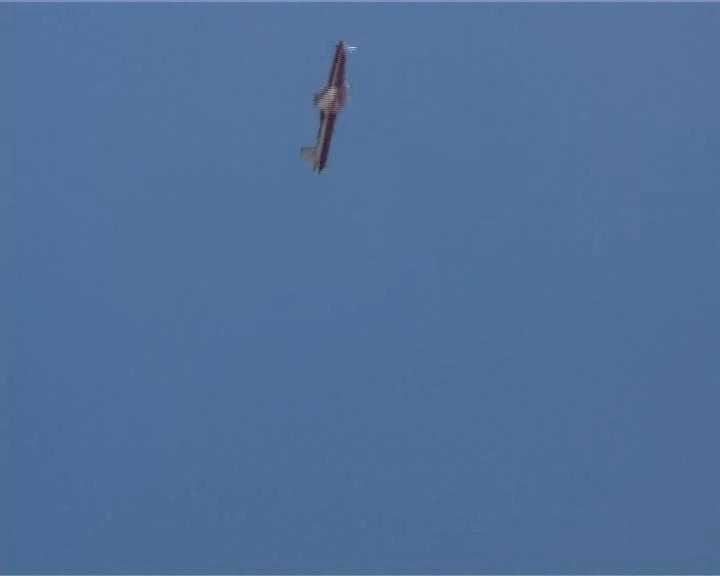
//> input picture sample1/00003.jpg, 720 x 576 px
$ ./uavdetect sample1/00003.jpg   (built with g++ and OpenCV 4)
//> lines starting //> are read from the running program, lines starting //| are printed output that depends on the picture; after the words box and inside, x2 and y2 are one past the last pixel; in counts of white or black regions, pixels touching at a corner belong together
/**
 * @file objectDetection.cpp
 * @author A. Huaman ( based in the classic facedetect.cpp in samples/c )
 * @brief A simplified version of facedetect.cpp, show how to load a cascade classifier and how to find objects (Face + eyes) in a video stream
 */
#include "opencv2/objdetect/objdetect.hpp"
#include "opencv2/highgui/highgui.hpp"
#include "opencv2/imgproc/imgproc.hpp"

#include <iostream>
#include <stdio.h>

using namespace std;
using namespace cv;

/** Function Headers */
void detectAndDisplay(Mat frame);

/** Global variables */
//-- Note, either copy these two files from opencv/data/haarscascades to your current folder, or change these locations
String flight_cascade_name = "cascade.xml";
CascadeClassifier flight_cascade;
RNG rng(12345);

/**
 * @function main
 */
int main(int argc, char **argv)
{

	//-- 1. Load the cascades
	if (!flight_cascade.load(flight_cascade_name)) {
		printf("-- (!)Error loading \ n ");
		return -1;
	};

	if (argc != 2) {
		cout << " Usage:display_image ImageToLoadAndDisplay " << endl;
		return -1;
	}

	Mat image;
	image = imread(argv[1], CV_LOAD_IMAGE_COLOR);	// Read the file
//> image is the input picture: 576 rows x 720 cols, CV_8UC3; mean B, G, R 153.3, 112.4, 80.9

	if (!image.data)	// Check for invalid input
	{
		cout << " Could not open or find the image " << std::endl;
		return -1;
	}
	detectAndDisplay(image);
	return 0;
}

/**
 * @function detectAndDisplay
 */
void detectAndDisplay(Mat image)
{
	std::vector < Rect > flight;
	Mat image_gray;

	cvtColor(image, image_gray, COLOR_BGR2GRAY);
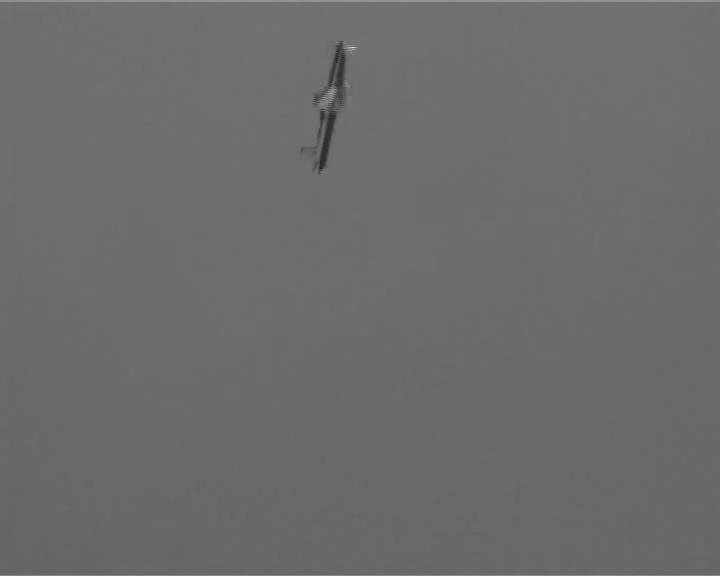
//> image_gray: 576 rows x 720 cols, CV_8UC1; min 29, max 222, mean 107.6
	equalizeHist(image_gray, image_gray);
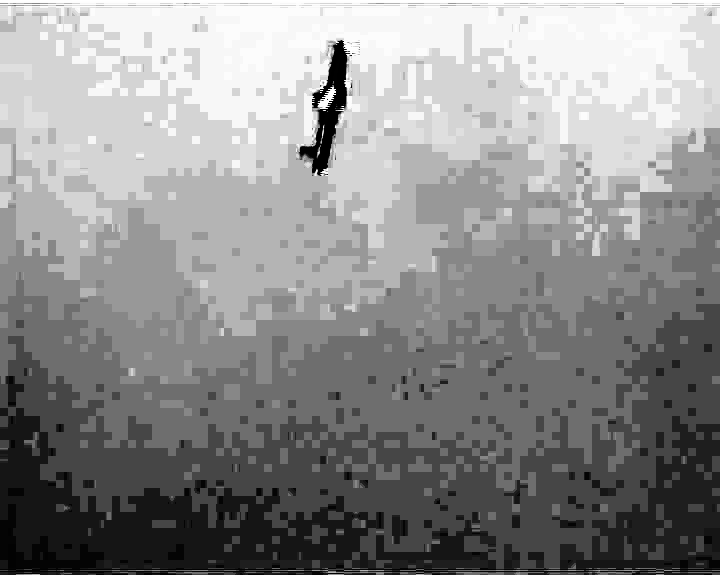
//> image_gray: 576 rows x 720 cols, CV_8UC1; min 0, max 255, mean 141.2
	//-- Detect faces
	flight_cascade.detectMultiScale(image_gray, flight, 1.1, 2,
					0 | CV_HAAR_SCALE_IMAGE, Size(100,100));
//> flight = 3 Rects (x, y, width, height): [272, 216, 129, 129], [486, 157, 107, 107], [8, 468, 104, 104]

	//for (size_t i = 0; i < flight.size(); i++) {

	for (size_t i = 0; i < 1; i++) {
		Point center( flight[i].x + flight[i].width/2, flight[i].y + flight[i].height/2 );
		rectangle( image, cvPoint(flight[i].x, flight[i].y), cvPoint(flight[i].x + flight[i].width, flight[i].y + flight[i].height), Scalar(0,0,255),2);
		 putText(image, "Quad",  cvPoint(flight[i].x, flight[i].y), FONT_HERSHEY_PLAIN, 1.0, Scalar(255, 0, 0), 2.0);
		Mat faceROI = image_gray(flight[i]);
	}
//> this loop made 1 pass
//> center on pass 1: Point(336, 280)
//> pass 1, in detectAndDisplay, `putText(image, "Quad",  cvPoint(flight[i].x, flight[i].y), FONT_HERSHE..`:
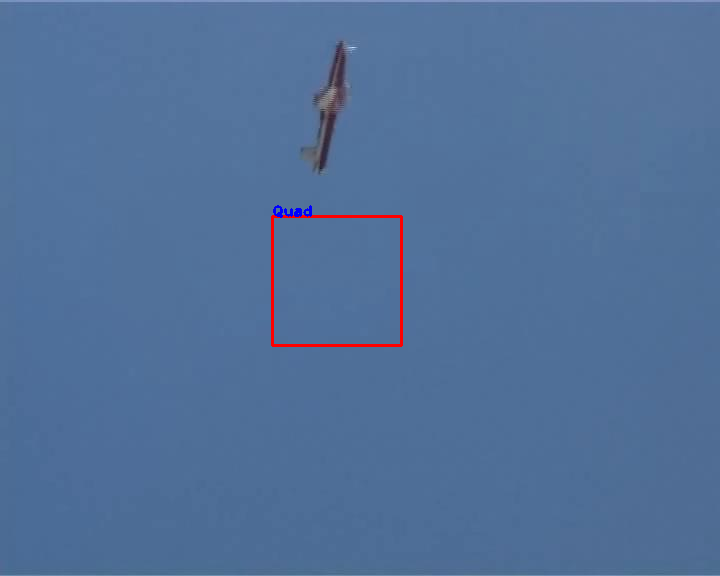
//> image: 576 rows x 720 cols, CV_8UC3; 0.42% of pixels changed, all inside (x1, y1, x2, y2) = (271, 205, 403, 347)
//> pass 1, in detectAndDisplay, `Mat faceROI = image_gray(flight[i]);`:
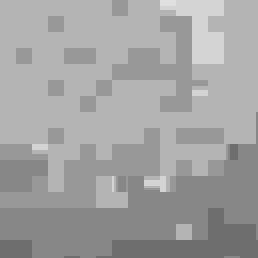
//> faceROI: 129 rows x 129 cols, CV_8UC1 (shown 2 times larger); min 110, max 223, mean 161.3
	//-- Show what you got
	namedWindow(" Display window ", WINDOW_AUTOSIZE);	// Create a window for display.
	imshow(" Display window ", image);
	waitKey(0);
}

$ run again, on sample1/00016.jpg
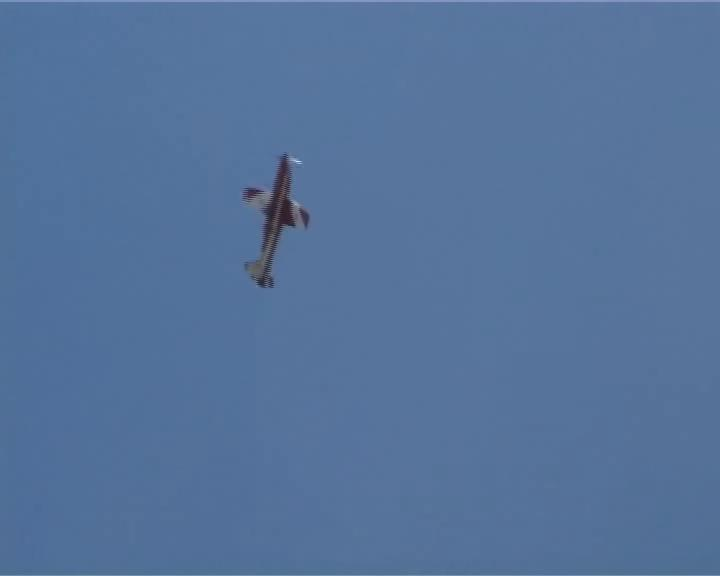
//> input picture sample1/00016.jpg, 720 x 576 px
//> image is the input picture: 576 rows x 720 cols, CV_8UC3; mean B, G, R 155, 114.7, 85.1
//> in detectAndDisplay, `equalizeHist(image_gray, image_gray);`:
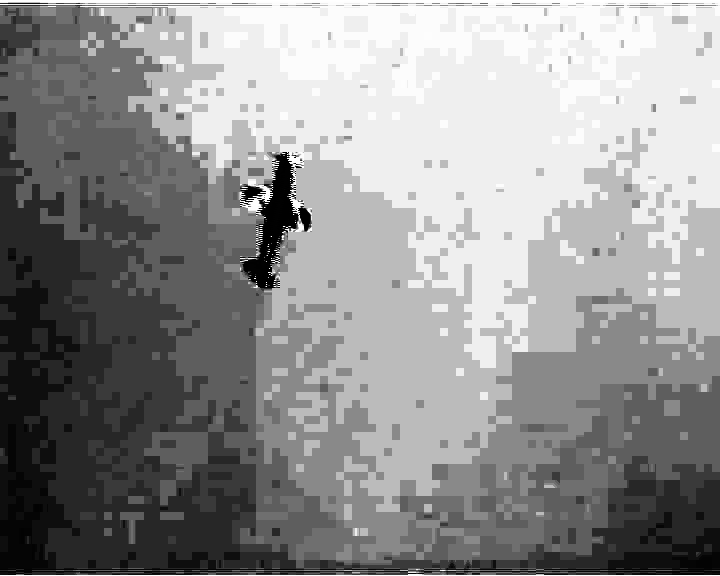
//> image_gray: 576 rows x 720 cols, CV_8UC1; min 0, max 255, mean 144.5
//> flight = 3 Rects (x, y, width, height): [317, 210, 135, 135], [529, 1, 100, 100], [222, 366, 104, 104]
//> the loop in detectAndDisplay, `for (size_t i = 0; i < 1; i++)` made 1 pass
//> center on pass 1: Point(384, 277)
//> pass 1, in detectAndDisplay, `Mat faceROI = image_gray(flight[i]);`:
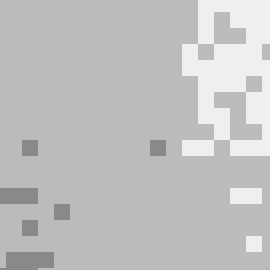
//> faceROI: 135 rows x 135 cols, CV_8UC1 (shown 2 times larger); min 137, max 239, mean 192.1

$ run again, on sample1/00036.jpg
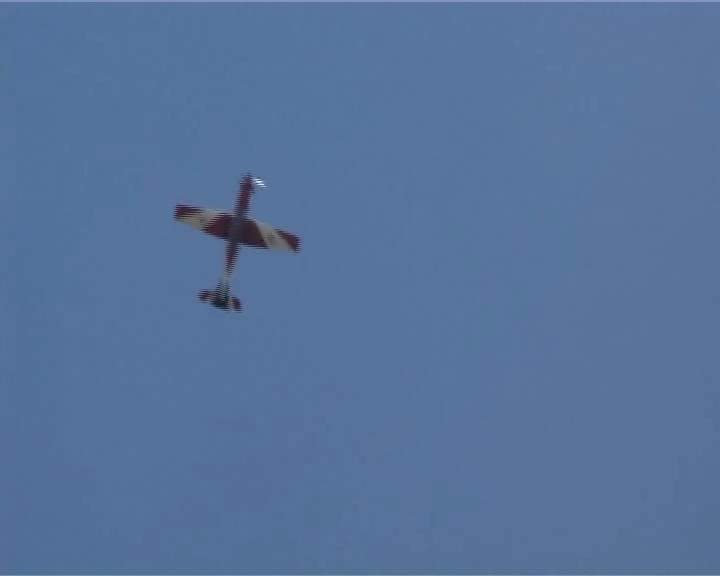
//> input picture sample1/00036.jpg, 720 x 576 px
//> image is the input picture: 576 rows x 720 cols, CV_8UC3; mean B, G, R 154.5, 115, 86.2
//> in detectAndDisplay, `equalizeHist(image_gray, image_gray);`:
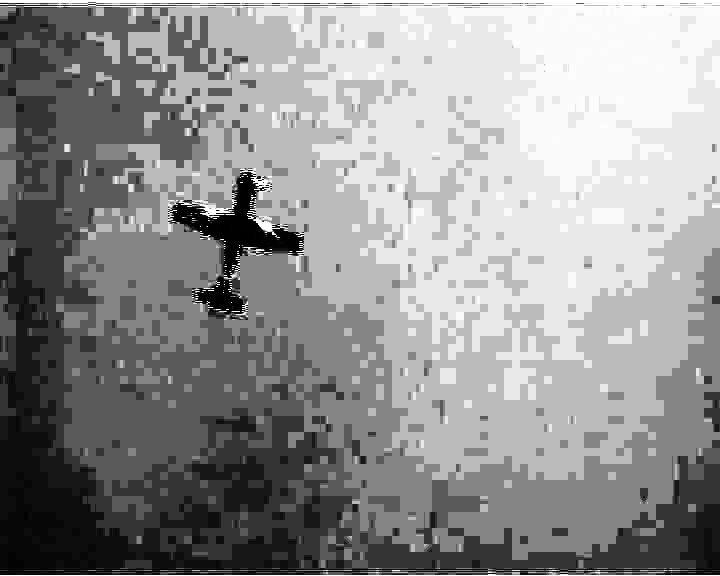
//> image_gray: 576 rows x 720 cols, CV_8UC1; min 0, max 255, mean 146.3
//> flight = 5 Rects (x, y, width, height): [331, 242, 126, 126], [616, 53, 103, 103], [230, 367, 104, 104], [117, 125, 130, 130], [257, 356, 167, 167]
//> the loop in detectAndDisplay, `for (size_t i = 0; i < 1; i++)` made 1 pass
//> center on pass 1: Point(394, 305)
//> pass 1, in detectAndDisplay, `Mat faceROI = image_gray(flight[i]);`:
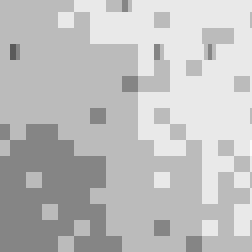
//> faceROI: 126 rows x 126 cols, CV_8UC1 (shown 2 times larger); min 90, max 250, mean 190.1
